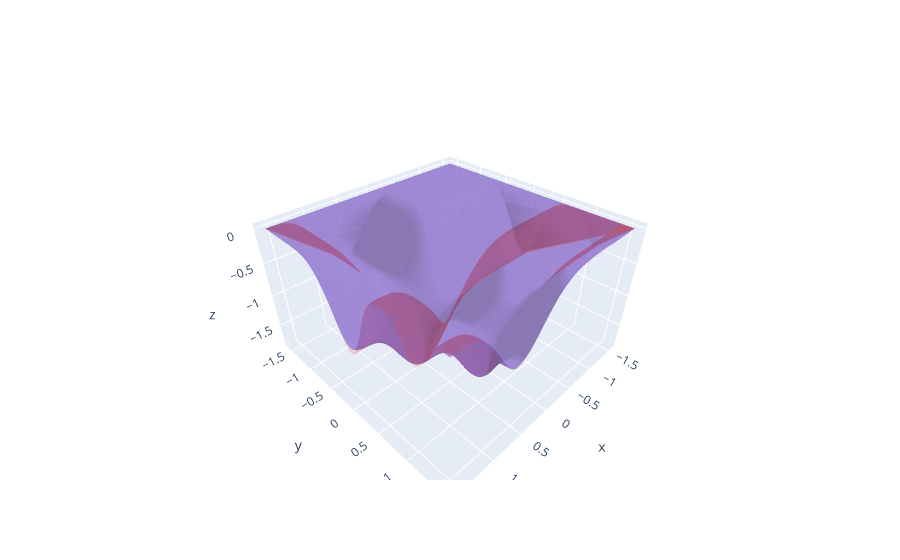

Notebook source saved alongside this figure:
### Code cell
visualize_1d(func_name, dim, N, data_gen_method, tag, v, N_param)

visualize_2d(func_name, dim, N, data_gen_method, tag, u, v, N_param)

### Figure 1 — Plotly figure (JSON) as saved in the notebook; plotly's stock layout.template omitted (floating-point values rounded to 4 significant figures; data arrays with more than 128 entries replaced by an {"elided": "..."} marker saying what was removed)
{"data": [{"name": "model", "opacity": 0.7, "type": "mesh3d", "x": {"elided": "10000 float values"}, "y": {"elided": "10000 float values"}, "z": {"elided": "10000 float values"}}, {"name": "true", "opacity": 0.2, "type": "mesh3d", "x": {"elided": "10000 float values"}, "y": {"elided": "10000 float values"}, "z": {"elided": "10000 float values"}}], "layout": {}}
